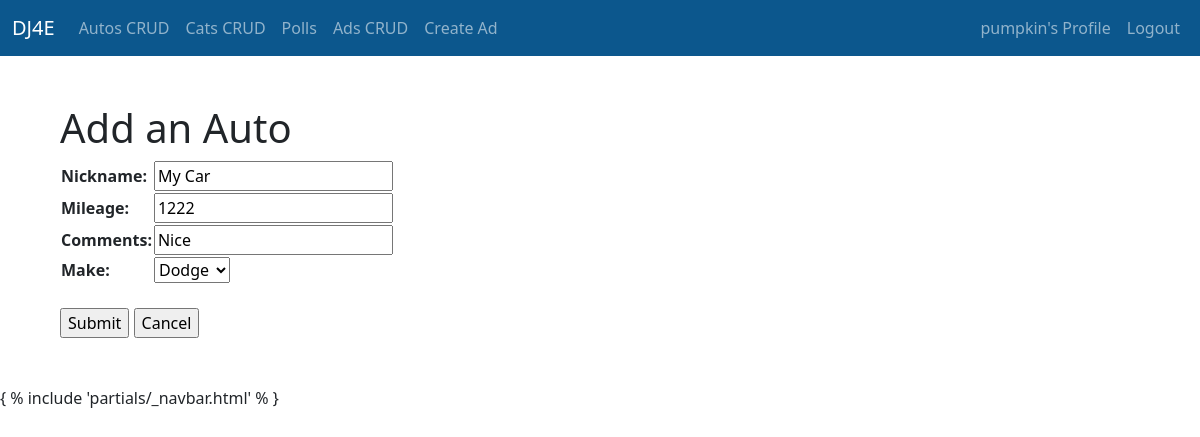
Page /autos/main/1/update/ (signed in) on the committed database.
### autos/models.py (models this page shows, shortened)
class Auto(models.Model):
    nickname = models.CharField(
            max_length=200,
            validators=[MinLengthValidator(2, "Nickname must be greater than 1 character")]
    )
    mileage = models.PositiveIntegerField()
    comments = models.CharField(max_length=300)
    make = models.ForeignKey('Make', on_delete=models.CASCADE, null=False)

### autos/views.py (the view)
# urls.py: path('main/<int:pk>/update/', views.AutoUpdate.as_view(), name='auto_update'),
class AutoUpdate(LoginRequiredMixin, UpdateView):
    model = Auto
    fields = '__all__'
    success_url = reverse_lazy('autos:all')

### autos/models.py (called while the page is built)
    def __str__(self):
        return self.name

### home/context_processors.py (called while the page is built)
def settings(request):
    return {
        'settings': django_settings,
    }

### autos/templates/autos/auto_form.html (shortened to what this page needs)
{% extends "base_bootstrap.html" %}
{% block content %}
<h1>Add an Auto</h1>
  <form action="" method="post">
    <table>
    {{ form.as_table }}
    </table>
    <br>
    <input type="submit" value="Submit">
    <input type="submit" onclick="window.location='{% url 'autos:all' %}' ; return false;" value="Cancel">
  </form>
{% endblock %}

### home/templates/partials/_navbar.html (shortened to what this page needs)
<nav class="navbar navbar-expand-lg navbar-dark" style="background-color:  #0c578d;">
    <div class="container-fluid">
      <a class="navbar-brand" href="#">DJ4E</a>
      <div class="collapse navbar-collapse" id="navbarSupportedContent">
          <ul class="navbar-nav me-auto mb-2 mb-lg-0">
            <li class="nav-item">
              <a class="nav-link {% if 'autos' == request.path %} active" style="color: red;" {% endif %} aria-current="page" href="{{ autos }}">Autos CRUD</a>
            </li>
            <li class="nav-item">
              <a class="nav-link" aria-current="page" href="{% url 'cats:cat_list' %}">Cats CRUD</a>
            </li>
            <li class="nav-item">
              <a class="nav-link" aria-current="page" href="{% url 'polls:index' %}">Polls</a>
            </li>
            <li class="nav-item">
              <a class="nav-link" aria-current="page" href="{% url 'ads:all' %}">Ads CRUD</a>
            </li>
            <li class="nav-item">
              <a class="nav-link" aria-current="page" href="{% url 'ads:ad_create' %}">Create Ad</a>
            </li>
          </ul>
        </div>
  <div class="nav navbar-nav navbar-right">
    {% if user.is_authenticated %}
      <a class="nav-item nav-link" href="#">{{user}}'s Profile</a>
      <a class="nav-item nav-link" href="#">Logout</a>
    {% else %}
      <a class="nav-item nav-link" href="{% url 'login' %}">Login</a>
      <a class="nav-item nav-link" href="{% url 'logout' %}">Register</a>
    {% endif %}
  </div>
      </div>
    </nav>

### rows in the picture
Auto: nickname "My Car", mileage "1222", comments "Nice", make "Dodge"

### other values in the picture
{{ user }} "pumpkin"
